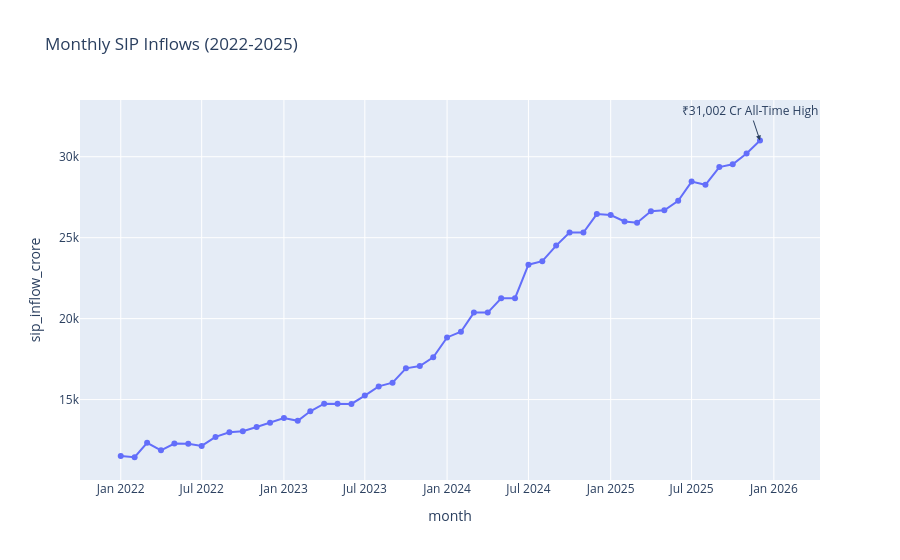

This figure's notebook cell:
### Code cell
fig = px.line(
    sip,
    x="month",
    y="sip_inflow_crore",
    markers=True,
    title="Monthly SIP Inflows (2022-2025)"
)

fig.add_annotation(
    x=peak["month"],
    y=peak["sip_inflow_crore"],
    text="₹31,002 Cr All-Time High",
    showarrow=True,
    arrowhead=2
)

fig.show()
